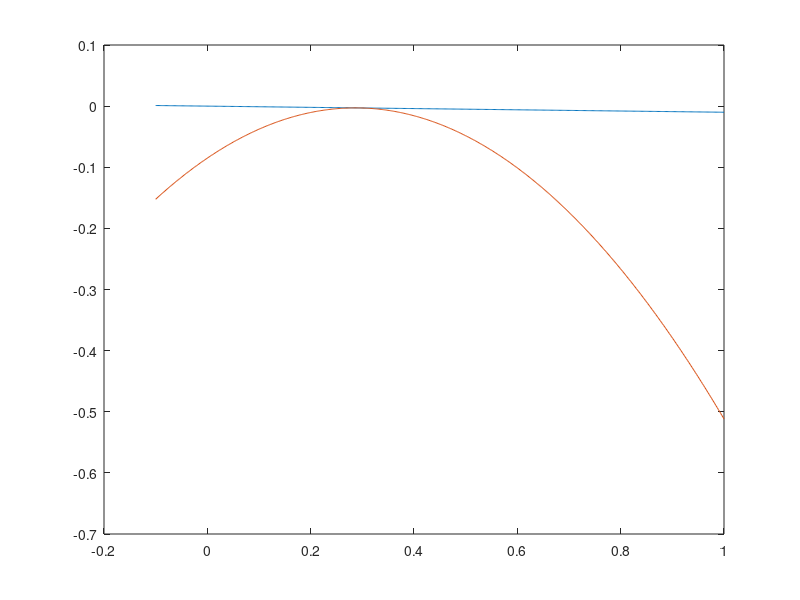

Recreate this plot in MATLAB.
x = linspace(-0.1, 1.0, 500);
k = -1.0;
d = -0.01;
dt = 0.025;
v_error = -0.1;

casat = d .* x;

b_s = 2.0 * k * dt + d;
a_s = k;
c_s = k * dt * dt + d * d / 4.0 / k - v_error;
D_s = b_s * b_s - 4.0 * a_s * c_s;
s1 = (-b_s + sqrt(D_s)) / 2.0 / a_s;
s2 = (-b_s - sqrt(D_s)) / 2.0 / a_s;
s = max(s1, s2);
b = d * s + d * d / 4.0 /  k;
parab = k .* (x - s) .^ 2 + b;

plot(x, casat);
hold on
plot(x, parab);

((k * s * s + b) - v_error) / dt
k * (-dt - s)^2 + b